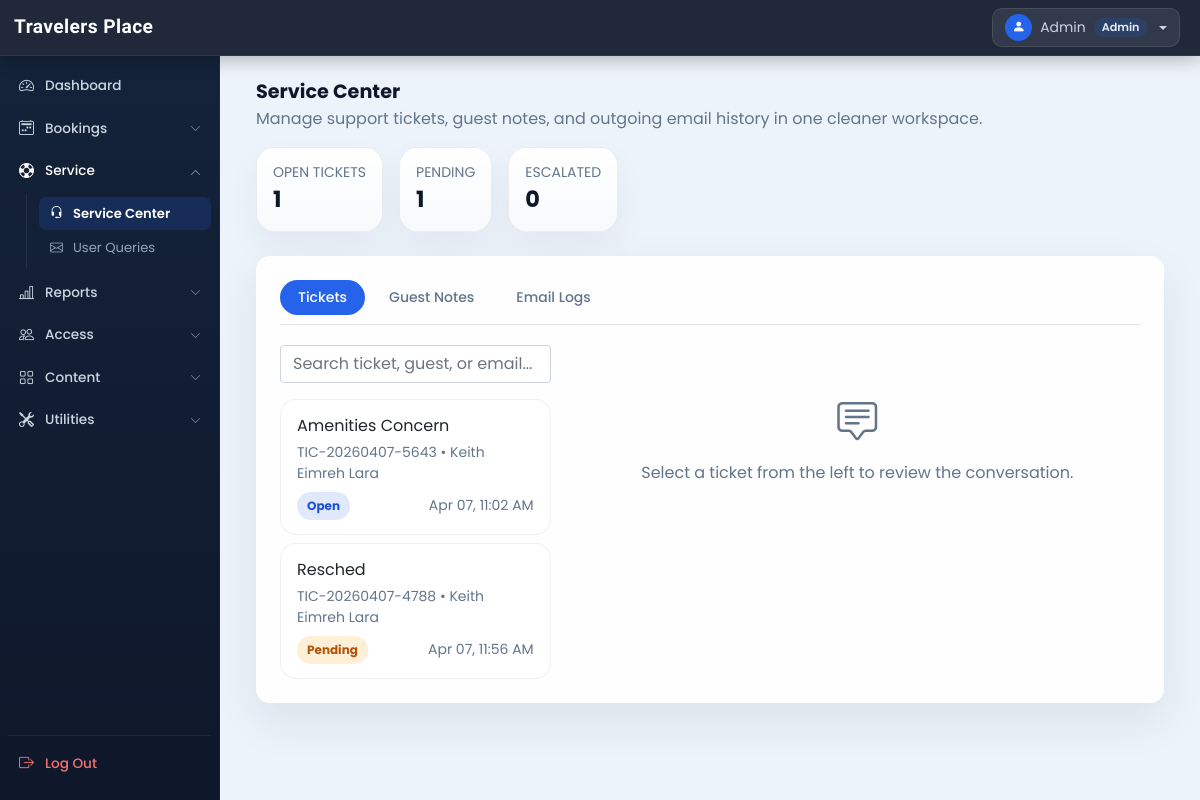
Before: /admin/support_center.php (signed in) with the older database file.
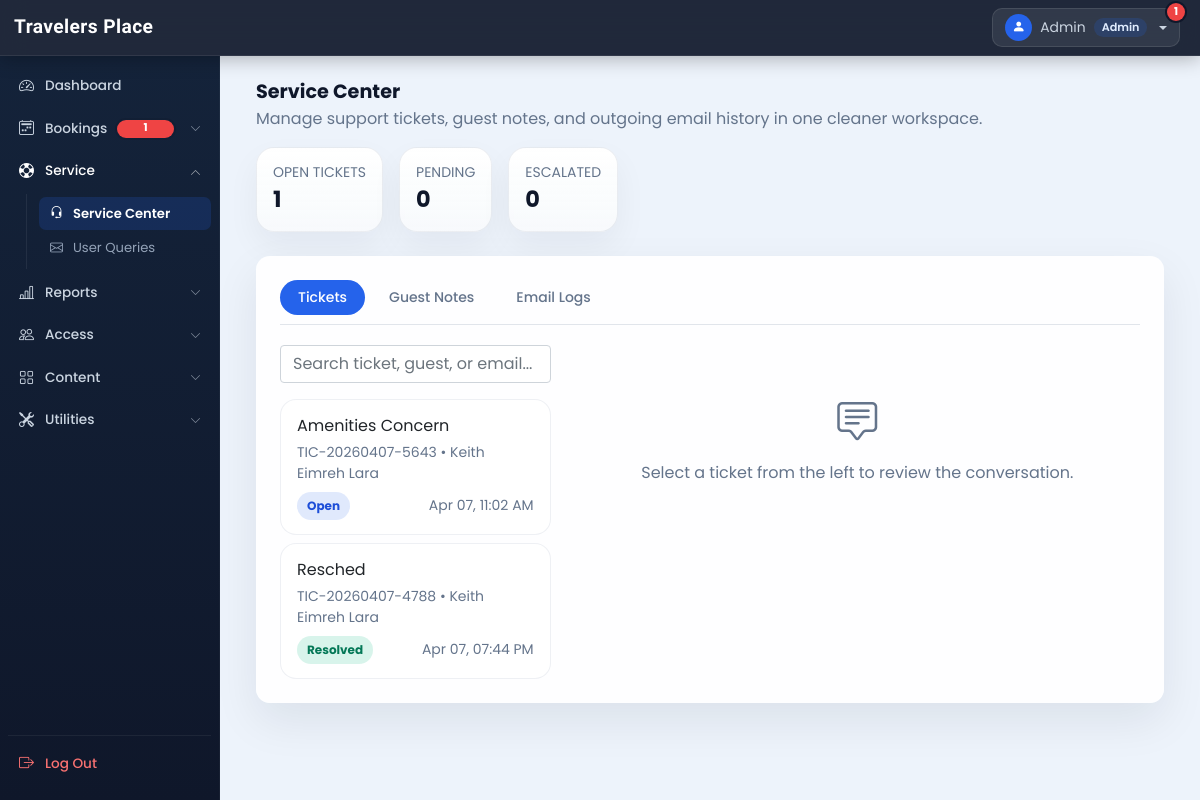
After: the same page with the newer database file.
### tables this page shows
CREATE TABLE `support_tickets` (
  `id` int(11) NOT NULL AUTO_INCREMENT,
  `ticket_code` varchar(30) NOT NULL,
  `user_id` int(11) NOT NULL,
  `booking_id` int(11) DEFAULT NULL,
  `order_id` varchar(80) DEFAULT NULL,
  `subject` varchar(180) NOT NULL,
  `category` varchar(40) NOT NULL DEFAULT 'general',
  `priority` varchar(20) NOT NULL DEFAULT 'normal',
  `status` varchar(20) NOT NULL DEFAULT 'open',
  `assigned_to` int(11) DEFAULT NULL,
  `escalated` tinyint(1) NOT NULL DEFAULT 0,
  `last_reply_at` datetime DEFAULT NULL,
  `last_reply_by` varchar(20) DEFAULT NULL,
  `created_at` timestamp NOT NULL DEFAULT current_timestamp(),
  `updated_at` timestamp NOT NULL DEFAULT current_timestamp() ON UPDATE current_timestamp(),
  `is_archived` tinyint(1) NOT NULL DEFAULT 0,
  `archived_at` datetime DEFAULT NULL,
  PRIMARY KEY (`id`),
  UNIQUE KEY `ticket_code` (`ticket_code`),
  KEY `user_id` (`user_id`),
  KEY `booking_id` (`booking_id`),
  KEY `status` (`status`)
);

CREATE TABLE `user_cred` (
  `id` int(11) NOT NULL AUTO_INCREMENT,
  `name` varchar(100) NOT NULL,
  `email` varchar(150) NOT NULL,
  `address` varchar(120) NOT NULL,
  `phonenum` varchar(100) NOT NULL,
  `pincode` int(11) NOT NULL,
  `dob` date NOT NULL,
  `profile` varchar(100) NOT NULL,
  `password` varchar(200) NOT NULL,
  `is_verified` int(11) NOT NULL DEFAULT 0,
  `token` varchar(200) DEFAULT NULL,
  `t_expire` date DEFAULT NULL,
  `status` int(11) NOT NULL DEFAULT 1,
  `is_archived` tinyint(1) NOT NULL DEFAULT 0,
  `datentime` datetime NOT NULL DEFAULT current_timestamp(),
  `username` varchar(100) DEFAULT NULL,
  `verification_code` varchar(255) DEFAULT NULL,
  PRIMARY KEY (`id`),
  UNIQUE KEY `uniq_user_cred_username` (`username`)
);

### admin/inc/db_config.php (called while the page is built, shortened)
<?php
  function select($sql,$values,$datatypes)
  {
    $con = $GLOBALS['con'];
    if($stmt = mysqli_prepare($con,$sql))
    {
      if(!empty($values)){
        mysqli_stmt_bind_param($stmt,$datatypes,...$values);
      }
      if(mysqli_stmt_execute($stmt)){
        $res = mysqli_stmt_get_result($stmt);
        return $res;
      }
      else{
        mysqli_stmt_close($stmt);
        die("Query cannot be executed - Select");
      }
    }
    else{
      die("Query cannot be prepared - Select");
    }
  }

### admin/support_center.php (the view, shortened to what the rows shown need)
<?php
  require('inc/essentials.php');
  require('inc/db_config.php');
  $tab = isset($_GET['tab']) ? trim($_GET['tab']) : 'tickets';
  $ticket_search = trim((string)($_GET['ticket_search'] ?? ''));
  $ticket_id = isset($_GET['ticket']) ? (int)$_GET['ticket'] : 0;
  $ticket_sql = "
    SELECT st.*, uc.name AS guest_name, uc.email AS guest_email, bo.order_id,
      (SELECT COUNT(*) FROM support_ticket_messages stm WHERE stm.ticket_id = st.id AND stm.seen_by_staff = 0) AS unread_staff
    FROM `support_tickets` st
    INNER JOIN `user_cred` uc ON uc.id = st.user_id
    LEFT JOIN `booking_order` bo ON bo.booking_id = st.booking_id
    WHERE st.is_archived = 0 AND (
      st.ticket_code LIKE ?
      OR st.subject LIKE ?
      OR uc.name LIKE ?
      OR uc.email LIKE ?
    )
    ORDER BY FIELD(st.status,'open','pending','escalated','resolved'), st.last_reply_at DESC, st.created_at DESC
  ";
  $ticket_like = '%' . $ticket_search . '%';
  $ticket_res = select($ticket_sql, [$ticket_like, $ticket_like, $ticket_like, $ticket_like], 'ssss');
?>
<!DOCTYPE html>
<html lang="en">
<head>
  <?php require('inc/links.php'); ?>
</head>
<body class="bg-light">
  <div class="container-fluid service-shell" id="main-content">
    <div class="p-4">
      <div class="card border-0 shadow-sm">
        <div class="card-body">
          <?php if ($tab === 'tickets'): ?>
            <div class="row g-4">
              <div class="col-xl-4">
                <div class="d-flex flex-column gap-2">
                  <?php while ($ticket = mysqli_fetch_assoc($ticket_res)): ?>
                    <a href="?tab=tickets&ticket=<?php echo (int)$ticket['id']; ?>&ticket_search=<?php echo urlencode($ticket_search); ?>" class="service-ticket-link <?php echo $ticket_id === (int)$ticket['id'] ? 'active' : ''; ?>">
                      <div class="d-flex justify-content-between gap-2">
                        <div class="fw-semibold text-dark"><?php echo htmlspecialchars($ticket['subject']); ?></div>
                      </div>
                      <div class="small text-muted mt-1"><?php echo htmlspecialchars($ticket['ticket_code']); ?> • <?php echo htmlspecialchars($ticket['guest_name']); ?></div>
                      <div class="d-flex justify-content-between align-items-center mt-2">
                        <span class="ticket-status-pill status-<?php echo htmlspecialchars($ticket['status']); ?>"><?php echo ucfirst($ticket['status']); ?></span>
                        <span class="small text-muted"><?php echo date('M d, h:i A', strtotime($ticket['last_reply_at'] ?: $ticket['created_at'])); ?></span>
                      </div>
                    </a>
                  <?php endwhile; ?>
                </div>
              </div>
            </div>
          <?php endif; ?>
        </div>
      </div>
    </div>
  </div>
</body>
</html>

Changed rows visible on the page:
changed support_tickets "Resched": status "Pending" → "Resolved"; last_reply_at "Apr 07, 11:56 AM" → "Apr 07, 07:44 PM"
Other visible differences:
$admin_total_attention_count: (not shown) → "1"
$ticket_counts['pending']: "1" → "0"
